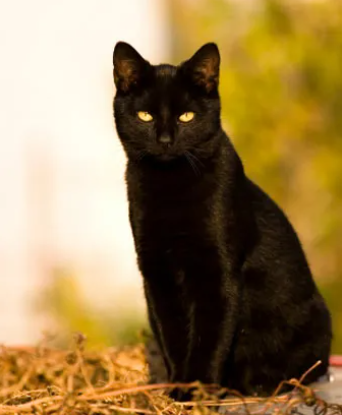
#> input picture contour/image/cat.png, 342 x 415 px, found by its file name
$ python contour_2.py
#> lines starting #> are read from the running program, lines starting #| are printed output that depends on the picture; after the words box and inside, x2 and y2 are one past the last pixel; in counts of white or black regions, pixels touching at a corner belong together
import cv2
import numpy as np

image = cv2.imread('contour/image/cat.png')
#> image is the input picture: shape (415, 342, 3); mean B, G, R 80.4, 125.1, 150.5

image = cv2.resize(image, (500, 500))
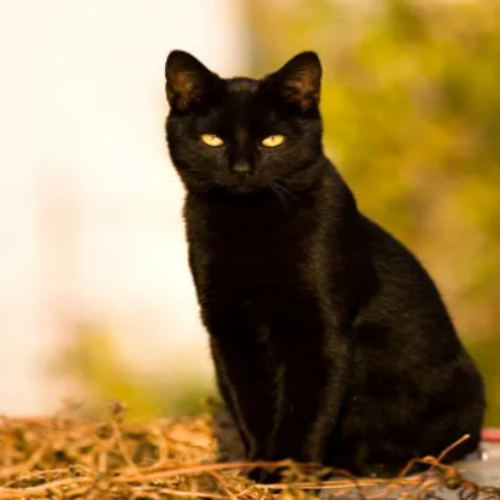
#> image: shape (500, 500, 3); mean B, G, R 80.3, 125, 150.4
image_gray = cv2.cvtColor(image, cv2.COLOR_BGR2GRAY)
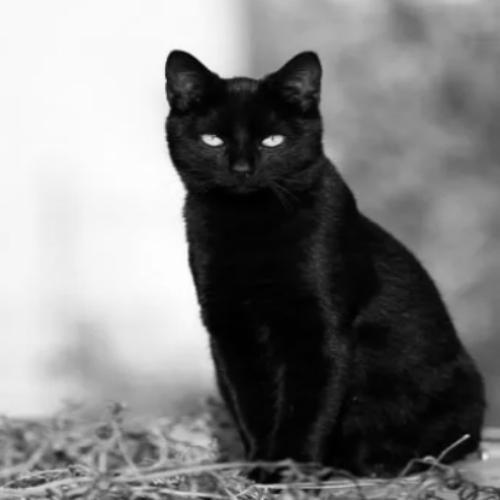
#> image_gray: shape (500, 500); min 0, max 254, mean 127.5

_, image_bin = cv2.threshold(image_gray, 0, 255, cv2.THRESH_OTSU)
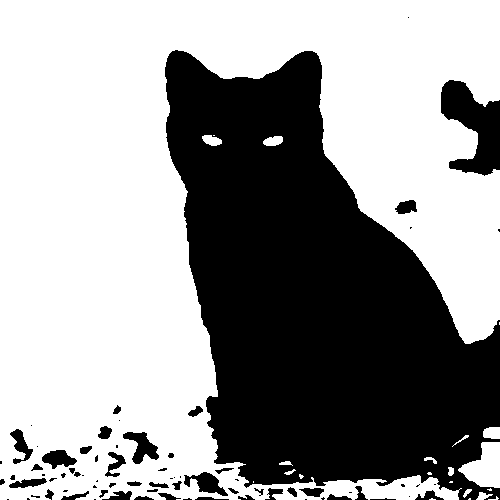
#> image_bin: shape (500, 500); 60.1% white; 75 black regions (33 under 20 px), largest, box (x1, y1, x2, y2) and area: (165, 50, 500, 500) 91749, (441, 80, 500, 176) 3273, (123, 432, 159, 464) 568

image_bin = cv2.bitwise_not(image_bin)
#> image_bin: shape (500, 500); 39.9% white; 75 white regions (33 under 20 px)

contours, _ = cv2.findContours(image_bin, cv2.RETR_EXTERNAL, cv2.CHAIN_APPROX_NONE)
#> contours = 75 contours, 42 with area under 20; largest, box (x1, y1, x2, y2) and area: (165, 50, 500, 500) 91548, (441, 80, 500, 176) 3118, (123, 432, 159, 464) 510, (184, 472, 228, 496) 442, (42, 450, 77, 469) 362

h, w = image.shape[:2]
#> h = 500; w = 500
# 이미지 크기의 검은 배경 만들기, 3채널, 픽셀값 8비트 정수로 저장
dst = np.zeros((h, w, 3), np.uint8)
# 흰 배경
wst = np.ones((h, w, 3), np.uint8) * 255

for i in range(len(contours)):
    #BGR
    bgr_color = (194, 117, 0)
    # 검은 배경에 외곽선 그리기
    cv2.drawContours(dst, contours, i, bgr_color, 2, cv2.LINE_AA)
    # 흰 배경에 외곽선 그리기
    cv2.drawContours(wst, contours, i, bgr_color, 2, cv2.LINE_AA)
#> this loop made 75 passes
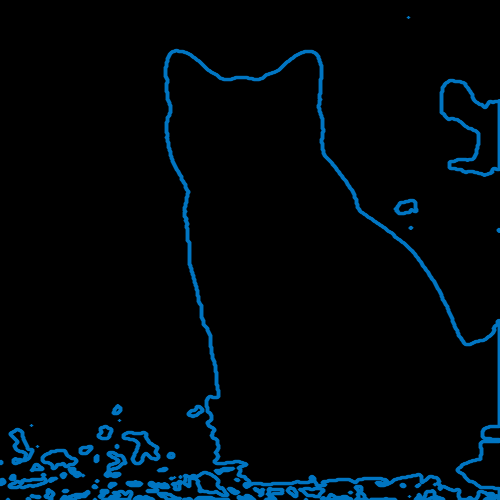
#> dst: shape (500, 500, 3); mean of channels 0, 1, 2 10.9, 6.6, 0; drawn as B, G, R
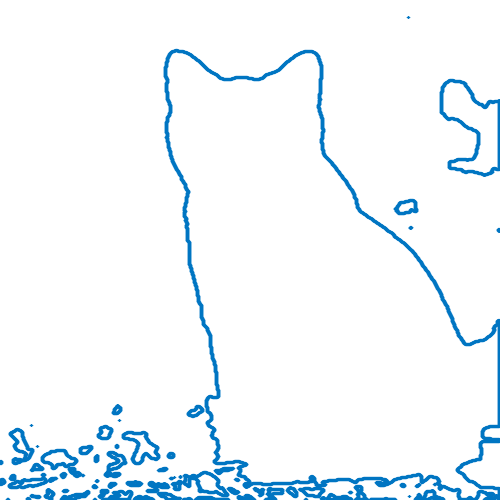
#> wst: shape (500, 500, 3); mean of channels 0, 1, 2 251.6, 247.2, 240.6; drawn as B, G, R

cv2.imshow('image', image)
cv2.imshow('image_bin', image_bin)
cv2.imshow('dst', dst)
cv2.imshow('wst', wst)
cv2.waitKey()
cv2.destroyAllWindows()
